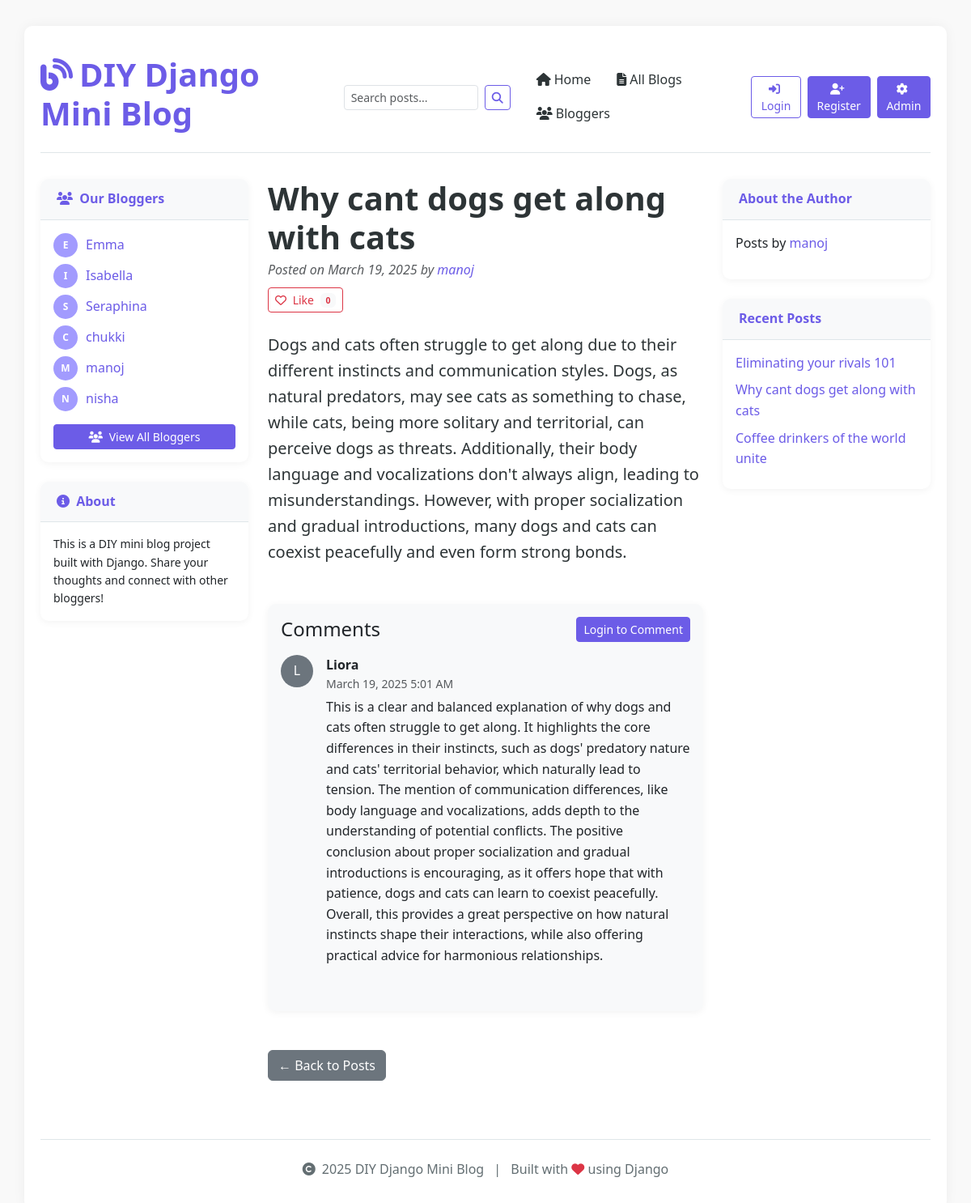
The app's page /blog/post/2/ with its own data.
### blog/models.py (models this page shows, shortened)
class Post(models.Model):
    title = models.CharField(max_length=200)
    content = models.TextField()
    date_posted = models.DateTimeField(default=timezone.now)
    author = models.ForeignKey(User, on_delete=models.CASCADE)
    categories = models.ManyToManyField(Category, related_name='posts', blank=True)
    likes = models.ManyToManyField(User, related_name='liked_posts', blank=True)
    class Meta:
        ordering = ['-date_posted']

class Comment(models.Model):
    content = models.TextField()
    date_posted = models.DateTimeField(default=timezone.now)
    author = models.ForeignKey(User, on_delete=models.CASCADE)
    post = models.ForeignKey(Post, on_delete=models.CASCADE, related_name='comments')
    class Meta:
        ordering = ['-date_posted']

### blog/views.py (the view)
# urls.py: path('post/<int:post_id>/', views.post_detail, name='post_detail'),
def post_detail(request, post_id):
    post = get_object_or_404(Post, id=post_id)
    comments = post.comments.all()
    return render(request, 'blog/post_detail.html', {
        'title': post.title,
        'post': post,
        'comments': comments,
    })

### blog/context_processors.py (called while the page is built)
def bloggers_processor(request):
    bloggers = User.objects.annotate(post_count=Count('post')).filter(post_count__gt=0).order_by('username')
    return {
        'bloggers': bloggers,
    }

### blog/templates/blog/post_detail.html (shortened to what this page needs)
{% extends 'blog/base.html' %}
{% block content %}
<div class="row">
    <div class="col-lg-8">
        <article>
            <header class="mb-4">
                <h1 class="fw-bolder mb-1">{{ post.title }}</h1>
                <div class="text-muted fst-italic mb-2">
                    Posted on {{ post.date_posted|date:"F d, Y" }} by
                    <a href="{% url 'blogger_detail' post.author.id %}" class="text-decoration-none">{{ post.author.username }}</a>
                </div>
                <div class="mb-3">
                    {% if user.is_authenticated %}
                        {% if user in post.likes.all %}
                            <a href="{% url 'like_post' post.id %}" class="btn btn-sm btn-danger">
                                <i class="fas fa-heart me-1"></i> Unlike
                                <span class="ms-1 badge bg-light text-danger">{{ post.likes.count }}</span>
                            </a>
                        {% else %}
                            <a href="{% url 'like_post' post.id %}" class="btn btn-sm btn-outline-danger">
                                <i class="far fa-heart me-1"></i> Like
                                <span class="ms-1 badge bg-light text-danger">{{ post.likes.count }}</span>
                            </a>
                        {% endif %}
                    {% else %}
                        <a href="{% url 'login' %}?next={{ request.path }}" class="btn btn-sm btn-outline-danger">
                            <i class="far fa-heart me-1"></i> Like
                            <span class="ms-1 badge bg-light text-danger">{{ post.likes.count }}</span>
                        </a>
                    {% endif %}
                </div>
            </header>
            <section class="mb-5">
                <p class="fs-5 mb-4">{{ post.content }}</p>
            </section>
        </article>
        <section class="mb-5">
            <div class="card bg-light">
                <div class="card-body">
                    <div class="d-flex justify-content-between align-items-center mb-3">
                        <h4 class="card-title mb-0">Comments</h4>
                        {% if user.is_authenticated %}
                            <a href="{% url 'create_comment' post.id %}" class="btn btn-primary btn-sm">Add Comment</a>
                        {% else %}
                            <a href="{% url 'login' %}?next={{ request.path }}" class="btn btn-primary btn-sm">Login to Comment</a>
                        {% endif %}
                    </div>
                    {% if comments %}
                        {% for comment in comments %}
                            <div class="d-flex mb-4">
                                <div class="flex-shrink-0">
                                    <div class="rounded-circle bg-secondary text-white d-flex align-items-center justify-content-center" style="width: 40px; height: 40px;">
                                        {{ comment.author.username|slice:":1"|upper }}
                                    </div>
                                </div>
                                <div class="ms-3">
                                    <div class="fw-bold">{{ comment.author.username }}</div>
                                    <div class="small text-muted mb-1">{{ comment.date_posted|date:"F d, Y g:i A" }}</div>
                                    {{ comment.content|linebreaks }}
                                </div>
                            </div>
                        {% endfor %}
                    {% else %}
                        <div class="alert alert-info mb-0">
                            No comments yet. Be the first to comment!
                        </div>
                    {% endif %}
                </div>
            </div>
        </section>
        <a href="{% url 'post_list' %}" class="btn btn-secondary mb-4">&larr; Back to Posts</a>
    </div>
    <div class="col-lg-4">
        <div class="card mb-4">
            <div class="card-header">About the Author</div>
            <div class="card-body">
                <p>Posts by <a href="{% url 'blogger_detail' post.author.id %}" class="text-decoration-none">{{ post.author.username }}</a></p>
            </div>
        </div>
        <div class="card mb-4">
            <div class="card-header">Recent Posts</div>
            <div class="card-body">
                <ul class="list-unstyled mb-0">
                    {% for recent_post in post.author.post_set.all|slice:":5" %}
                        <li class="mb-2">
                            <a href="{% url 'post_detail' recent_post.id %}" class="text-decoration-none">{{ recent_post.title }}</a>
                        </li>
                    {% empty %}
                        <li>No other posts</li>
                    {% endfor %}
                </ul>
            </div>
        </div>
    </div>
</div>
{% endblock %}

### blog/templates/blog/base.html (shortened to what this page needs)
<!DOCTYPE html>
<html lang="en">
<head>
    <link href="https://cdn.jsdelivr.net/npm/bootstrap@5.3.0/dist/css/bootstrap.min.css" rel="stylesheet">
    <link rel="stylesheet" href="https://cdnjs.cloudflare.com/ajax/libs/font-awesome/6.4.0/css/all.min.css">
</head>
<body>
    <div class="container">
        <header class="site-header">
            <div class="row flex-nowrap justify-content-between align-items-center py-3">
                <div class="col-md-4">
                    <a href="{% url 'home' %}" class="text-decoration-none">
                        <h1 class="site-title display-6">
                            <i class="fas fa-blog me-2"></i>DIY Django Mini Blog
                        </h1>
                    </a>
                </div>
                <div class="col-md-8 d-flex justify-content-end align-items-center">
                    <form class="d-flex me-3" action="{% url 'search_results' %}" method="get">
                        <input class="form-control form-control-sm me-2" type="search" name="q" placeholder="Search posts..." aria-label="Search" required>
                        <button class="btn btn-sm btn-outline-primary" type="submit">
                            <i class="fas fa-search"></i>
                        </button>
                    </form>
                    <nav class="nav me-3 d-none d-md-flex">
                        <a class="nav-link" href="{% url 'home' %}">
                            <i class="fas fa-home me-1"></i>Home
                        </a>
                        <a class="nav-link" href="{% url 'post_list' %}">
                            <i class="fas fa-file-alt me-1"></i>All Blogs
                        </a>
                        <a class="nav-link" href="{% url 'bloggers_list' %}">
                            <i class="fas fa-users me-1"></i>Bloggers
                        </a>
                    </nav>
                    {% if user.is_authenticated %}
                        <div class="dropdown me-2">
                            <button class="btn btn-sm btn-outline-primary dropdown-toggle" type="button" id="userDropdown" data-bs-toggle="dropdown" aria-expanded="false">
                                <i class="fas fa-user me-1"></i>{{ user.username }}
                            </button>
                            <ul class="dropdown-menu dropdown-menu-end shadow" aria-labelledby="userDropdown">
                                <li><a class="dropdown-item" href="{% url 'post_create' %}">
                                    <i class="fas fa-plus-circle me-1"></i>New Post
                                </a></li>
                                <li><a class="dropdown-item" href="{% url 'liked_posts' %}">
                                    <i class="fas fa-heart me-1"></i>Posts You Like
                                </a></li>
                                <li><a class="dropdown-item" href="{% url 'password_change' %}">
                                    <i class="fas fa-key me-1"></i>Change Password
                                </a></li>
                                <li><hr class="dropdown-divider"></li>
                                <li><a class="dropdown-item" href="{% url 'logout' %}">
                                    <i class="fas fa-sign-out-alt me-1"></i>Logout
                                </a></li>
                            </ul>
                        </div>
                    {% else %}
                        <a href="{% url 'login' %}" class="btn btn-sm btn-outline-primary me-2">
                            <i class="fas fa-sign-in-alt me-1"></i>Login
                        </a>
                        <a href="{% url 'register' %}" class="btn btn-sm btn-primary me-2">
                            <i class="fas fa-user-plus me-1"></i>Register
                        </a>
                    {% endif %}
                    <a href="/admin/" class="btn btn-sm btn-primary">
                        <i class="fas fa-cog me-1"></i>Admin
                    </a>
                </div>
            </div>
        </header>
        <div class="row mt-4">
            <div class="col-md-3">
                <div class="sidebar">
                    <div class="card">
                        <div class="card-header">
                            <i class="fas fa-users me-1"></i> Our Bloggers
                        </div>
                        <div class="card-body">
                            <ul class="list-unstyled">
                                {% for blogger in bloggers %}
                                    <li class="mb-2 blogger-item">
                                        <div class="blogger-avatar">
                                            {{ blogger.username|slice:":1"|upper }}
                                        </div>
                                        <a href="{% url 'blogger_detail' blogger.id %}" class="text-decoration-none">
                                            {{ blogger.username }}
                                        </a>
                                    </li>
                                {% empty %}
                                    <li>
                                        <a href="{% url 'bloggers_list' %}" class="text-decoration-none">View All Bloggers</a>
                                    </li>
                                {% endfor %}
                            </ul>
                            <a href="{% url 'bloggers_list' %}" class="btn btn-sm btn-primary d-block mt-2">
                                <i class="fas fa-users me-1"></i> View All Bloggers
                            </a>
                        </div>
                    </div>
                    <div class="card">
                        <div class="card-header">
                            <i class="fas fa-info-circle me-1"></i> About
                        </div>
                        <div class="card-body">
                            <p class="small mb-0">
                                This is a DIY mini blog project built with Django. Share your thoughts and connect with other bloggers!
                            </p>
                        </div>
                    </div>
                </div>
            </div>
            <div class="col-md-9">
                <main>
                    {% block content %}{% endblock %}
                </main>
            </div>
        </div>
        <footer class="footer text-center">
            <p>
                <i class="fas fa-copyright me-1"></i> {% now "Y" %} DIY Django Mini Blog
                <span class="mx-2">|</span>
                Built with <i class="fas fa-heart text-danger"></i> using Django
            </p>
        </footer>
    </div>
</body>
</html>

### blog/templates/blog/base.html (style rules this page uses)
:root { --primary-color: #6c5ce7; --secondary-color: #a29bfe; --accent-color: #fd79a8; --light-color: #f8f9fa; --dark-color: #343a40; --text-color: #2d3436; --muted-color: #636e72; --border-color: #dfe6e9; }
body { padding-top: 2rem; padding-bottom: 2rem; font-family: 'Segoe UI', Tahoma, Geneva, Verdana, sans-serif; color: var(--text-color); background-color: #f9f9f9; line-height: 1.6; }
.container { background-color: white; box-shadow: 0 0 15px rgba(0, 0, 0, 0.05); border-radius: 10px; padding: 20px; }
.site-header { margin-bottom: 2rem; border-bottom: 1px solid var(--border-color); }
.site-title { color: var(--primary-color); font-weight: 700; transition: color 0.3s ease; }
.nav-link { color: var(--text-color); font-weight: 500; padding: 0.5rem 1rem; border-radius: 5px; transition: all 0.3s ease; }
.footer { margin-top: 3rem; padding-top: 1.5rem; color: var(--muted-color); border-top: 1px solid var(--border-color); }
.sidebar { position: sticky; top: 2rem; }
.card { border: none; border-radius: 10px; box-shadow: 0 2px 10px rgba(0, 0, 0, 0.05); transition: transform 0.3s ease, box-shadow 0.3s ease; margin-bottom: 1.5rem; }
.card-header { background-color: var(--light-color); color: var(--primary-color); font-weight: 600; border-bottom: 1px solid var(--border-color); border-radius: 10px 10px 0 0 !important; padding: 0.75rem 1.25rem; }
.btn-primary { background-color: var(--primary-color); border-color: var(--primary-color); }
.btn-outline-primary { color: var(--primary-color); border-color: var(--primary-color); }
a { color: var(--primary-color); text-decoration: none; transition: color 0.3s ease; }
.blogger-item { display: flex; align-items: center; margin-bottom: 0.5rem; }
.blogger-avatar { width: 30px; height: 30px; display: flex; align-items: center; justify-content: center; background-color: var(--secondary-color); color: white; border-radius: 50%; margin-right: 10px; font-weight: bold; font-size: 12px; }

### records on screen
Post: title "Why cant dogs get along with cats", date_posted "March 19, 2025", author.username "manoj", likes.count "0", content "Dogs and cats often struggle to get along due to their different instincts and communication styles. Dogs, as natural predators, may see cats as something to chase, while cats, being more solitary and territorial, can perceive dogs as threats. Additionally, their body language and vocalizations don't always align, leading to misunderstandings. However, with proper socialization and gradual introductions, many dogs and cats can coexist peacefully and even form strong bonds."
Comment: author.username "L", author.username "Liora", date_posted "March 19, 2025 5:01 AM", content "This is a clear and balanced explanation of why dogs and cats often struggle to get along. It highlights the core differences in their instincts, such as dogs' predatory nature and cats' territorial behavior, which naturally lead to tension. The mention of communication differences, like body language and vocalizations, adds depth to the understanding of potential conflicts. The positive conclusion about proper socialization and gradual introductions is encouraging, as it offers hope that with patience, dogs and cats can learn to coexist peacefully. Overall, this provides a great perspective on how natural instincts shape their interactions, while also offering practical advice for…"
Post: title "Eliminating your rivals 101"
Post: title "Coffee drinkers of the world unite"

### other values on screen
{{ blogger.username|slice:":1"|upper }} "E"
{{ blogger.username }} "Emma"
{{ blogger.username|slice:":1"|upper }} "I"
{{ blogger.username }} "Isabella"
{{ blogger.username|slice:":1"|upper }} "S"
{{ blogger.username }} "Seraphina"
{{ blogger.username|slice:":1"|upper }} "C"
{{ blogger.username }} "chukki"
{{ blogger.username|slice:":1"|upper }} "M"
{{ blogger.username }} "manoj"
{{ blogger.username|slice:":1"|upper }} "N"
{{ blogger.username }} "nisha"
